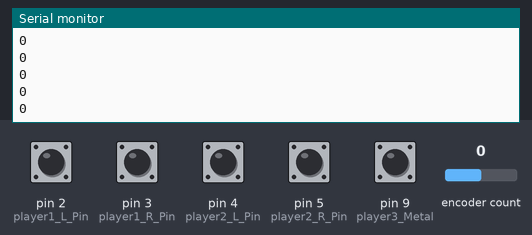
Recording of a sketch running on a simulated Arduino Leonardo, built with avr-gcc and run on an emulated ATmega32U4. Shown: the last lines printed to the serial monitor. The inputs (shaded band) are chosen by the test bench; at power-on: pin 2 (player1_L_Pin), pin 3 (player1_R_Pin), pin 4 (player2_L_Pin), pin 5 (player2_R_Pin), pin 9 (player3_Metal) HIGH, encoder count 0. USB keyboard and mouse output is not drawn.

Above: at 1.2 s.
1.3 s: encoder count set to 1
At 1.32 s:
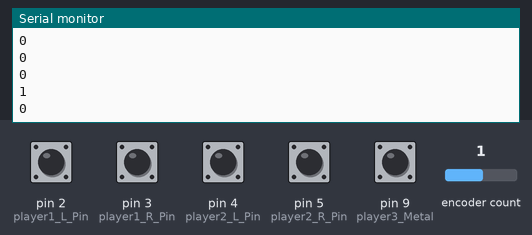
2.8 s: encoder count set to 2
At 2.82 s:
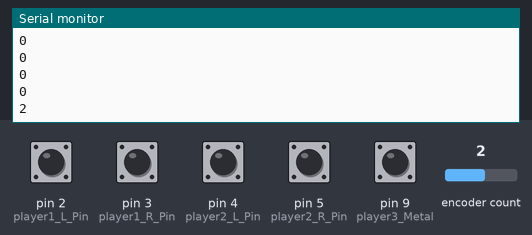
Timing chart, 0 to 5.8 s (numbered marks = the images above; inputs shaded):
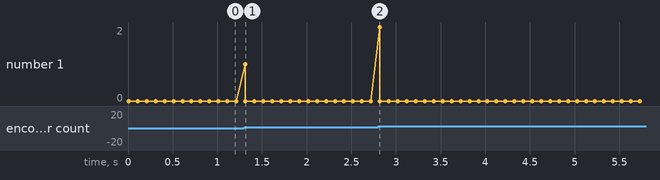

Measured:
- after the input at 1.3 s, the serial monitor: prints a new line at once (image 1)
- after the input at 2.8 s, the serial monitor: prints a new line at once (image 2)

The sketch:

A3_Rotary1_button2_Metal_copy_2.ino
```cpp
/*

This is a simple example that allows you to connect 4 buttons and a rotary encoder to your Arduino.
The Arduino acts as a keyboard by outputting button presses.

You will need this table to figure the code for the characters you are trying to output.
http://www.asciitable.com/

*/

#include <Keyboard.h>      // include library that let's Arduino act as a keyboard
#include <RotaryEncoder.h> // include rotary encoder library
RotaryEncoder encoder(6, 7);

// some useful values
#define OFF 0
#define ON 1

bool player1_L = OFF;
bool player1_R = OFF;
bool player2_L = OFF;
bool player2_R = OFF;

// set the pins
const int player1_L_Pin = 2;
const int player1_R_Pin = 3;
const int player2_L_Pin = 4;
const int player2_R_Pin = 5;
const int player3_PinA = 6;
const int player3_PinB = 7;
const int player3_Metal= 9;

// values for Player3 Set
int metalState = 0;
int metalLastState = 0;
int metalFlag = 0;

void setup()
{
  // connect to serial port for debugging
  Serial.begin(57600);
  pinMode(player1_L_Pin, INPUT_PULLUP);
  pinMode(player1_R_Pin, INPUT_PULLUP);
  pinMode(player2_L_Pin, INPUT_PULLUP);
  pinMode(player2_R_Pin, INPUT_PULLUP);
  pinMode(player3_PinA, INPUT);
  pinMode(player3_PinB, INPUT);
  pinMode(player3_Metal, INPUT_PULLUP);

  // start the keyboard
  Keyboard.begin();
}

void loop()
{
  // All the key presses happen here
  //////////////////////////////////////////////

  //player3 Movement: Rotary encoder
  static int pos = 0;
  encoder.tick();

  int newPos = encoder.getPosition();
  if (pos != newPos)
  {
    Serial.print(newPos);
    Serial.println();
    // move left by "J"
    if (newPos > pos)
    {
      Keyboard.write(76);
    }
    // move RIGHT by "l"
    if (newPos < pos)
    {
      Keyboard.write(74);
    }
    pos = newPos;
  }

//player3 Set: Metal Knock
  metalState = digitalRead(player3_Metal);

  //if metalstate changes, flag = 1; if keeps stable, flag = 0;
  if (metalLastState - metalState == 1) {
    metalFlag = 1;
  } else {
    metalFlag = 0;
  }
  //if metal is clicked, set by 'k'
  if (metalFlag == 1) {
    Keyboard.write(75);
  }
  metalLastState = metalState;


 //////////////////////////////////////////////
 //player1 right arrow
  if ((digitalRead(player1_L_Pin) == HIGH) && player1_L == OFF)
  {
    player1_L = ON;
    Keyboard.write(KEY_LEFT_ARROW); // A
  }
  if (digitalRead(player1_L_Pin) == LOW)
  {
    player1_L = OFF;
  }

//player1 left arrow
  if ((digitalRead(player1_R_Pin) == HIGH) && player1_R == OFF)
  {
    player1_R = ON;
    Keyboard.write(KEY_RIGHT_ARROW); // J
  }
  if (digitalRead(player1_R_Pin) == LOW)
  {
    player1_R = OFF;
  }


//player2 right arrow
  if ((digitalRead(player2_L_Pin) == HIGH) && player2_L == OFF)
  {
    player2_L = ON;
    Keyboard.write(68); // L
  }
  if (digitalRead(player2_L_Pin) == LOW)
  {
    player2_L = OFF;
  }

//player2 left arrow
  if ((digitalRead(player2_R_Pin) == HIGH) && player2_R == OFF)
  {
   player2_R = ON;
    Keyboard.write(65); // L
  }
  if (digitalRead(player2_R_Pin) == LOW)
  {
    player2_R = OFF;
  }

Serial.println(metalFlag);
delay(100);
}
```
